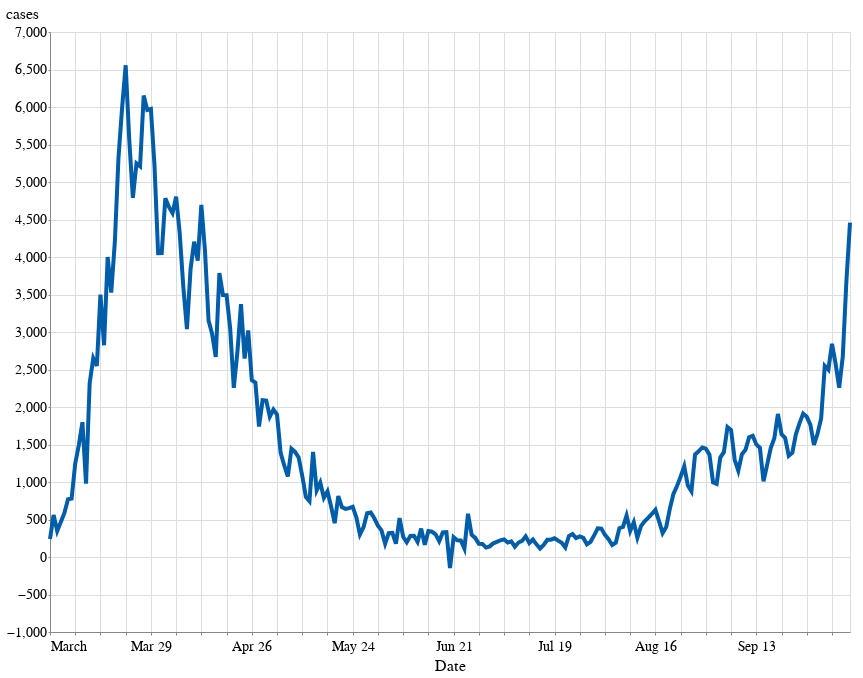

The cell this chart's notebook holds for it:
### Code cell
alt.Chart(country_df).mark_line().encode(
    x='Date:T',
    y='cases',
    tooltip = ['Date', 'TotalCases', 'TotalDeaths', 'cases', 'deaths']
).properties(
    height=600,
    width=800
).transform_filter(
    (datum.TotalCases > 1000)
)

### Figure 1 — Vega-Lite specification as saved in the notebook (floating-point values rounded to 4 significant figures; data arrays with more than 128 entries replaced by an {"elided": "..."} marker saying what was removed)
{"config": {"view": {"width": 600, "height": 400}, "background": "#ffffff", "title": {"anchor": "start", "font": "Source Sans Pro, Arial, sans", "fontColor": "#000000", "fontSize": 24, "fontWeight": "bold"}, "arc": {"fill": "#005DA9"}, "area": {"fill": "#005DA9"}, "line": {"stroke": "#005DA9", "strokeWidth": 4}, "path": {"stroke": "#005DA9"}, "rect": {"fill": "#005DA9"}, "shape": {"stroke": "#005DA9"}, "bar": {"fill": "#005DA9"}, "point": {"stroke": "#005DA9"}, "symbol": {"fill": "#005DA9", "size": 60}, "axis": {"titleFont": "Source Sans Pro, sans", "titleFontSize": 16, "titleFontWeight": "normal", "labelFont": "Source Sans Pro, sans", "labelFontSize": 14, "labelFontWeight": "normal"}, "axisX": {"labelAngle": 0, "labelPadding": 4, "tickSize": 3}, "axisY": {"labelBaseline": "middle", "maxExtent": 45, "minExtent": 45, "tickSize": 2, "titleAlign": "left", "titleAngle": 0, "titleX": -45, "titleY": -11}, "headerFacet": {"titleFontSize": 16, "labelFontSize": 14}, "headerRow": {"titleFontSize": 16, "labelFontSize": 14}, "headerColumn": {"titleFontSize": 16, "labelFontSize": 14}, "legend": {"titleFont": "Source Sans Pro, sans", "titleFontSize": 16, "titleFontWeight": "normal", "symbolType": "circle", "labelFont": "Source Sans Pro, sans", "labelFontSize": 15}, "range": {"category": ["#AB377A", "#AEC067", "#9BC3B7", "#928285", "#F07F3C", "#FFE054", "#E30034", "#005DA9", "#644F54", "#5EA290", "#769F3B", "#812161", "#E36319", "#F5C631"]}}, "data": {"name": "data-6aab27480c71fcad5730a433da094b83"}, "mark": "line", "encoding": {"tooltip": [{"type": "temporal", "field": "Date"}, {"type": "quantitative", "field": "TotalCases"}, {"type": "quantitative", "field": "TotalDeaths"}, {"type": "quantitative", "field": "cases"}, {"type": "quantitative", "field": "deaths"}], "x": {"type": "temporal", "field": "Date"}, "y": {"type": "quantitative", "field": "cases"}}, "height": 600, "transform": [{"filter": "(datum.TotalCases > 1000)"}], "width": 800, "$schema": "https://vega.github.io/schema/vega-lite/v4.8.1.json", "datasets": {"data-6aab27480c71fcad5730a433da094b83": {"elided": "284 records"}}}
